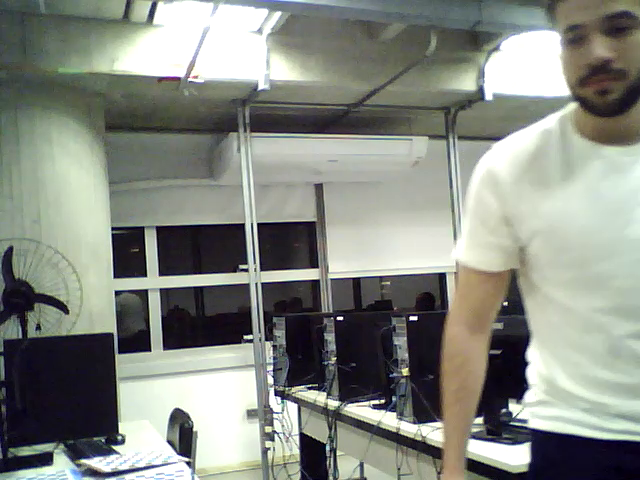
#> input picture frame 36 of Lab8_Grupo2/WIN_20260727_20_17_15_Pro.mp4, 640 x 480 px, given in place of the camera
$ python 01_capturar_pares_calibracao.py
#> lines starting #> are read from the running program, lines starting #| are printed output that depends on the picture; after the words box and inside, x2 and y2 are one past the last pixel; in counts of white or black regions, pixels touching at a corner belong together
#!/usr/bin/env python3
from __future__ import annotations
import argparse, time
from pathlib import Path
import cv2


def abrir(indice:int, largura:int, altura:int):
    cap=cv2.VideoCapture(indice, cv2.CAP_V4L2)
    if not cap.isOpened(): cap=cv2.VideoCapture(indice)
    if not cap.isOpened(): raise RuntimeError(f'Nao foi possivel abrir a camera {indice}')
    cap.set(cv2.CAP_PROP_FRAME_WIDTH, largura); cap.set(cv2.CAP_PROP_FRAME_HEIGHT, altura)
    cap.set(cv2.CAP_PROP_BUFFERSIZE, 1)
    return cap

def main():
    p=argparse.ArgumentParser(description='Captura pares sincronizados para calibracao estereo.')
    p.add_argument('--cam-esq',type=int,default=0); p.add_argument('--cam-dir',type=int,default=2)
    p.add_argument('--largura',type=int,default=640); p.add_argument('--altura',type=int,default=480)
    p.add_argument('--colunas',type=int,default=9,help='Numero de cantos internos na horizontal')
    p.add_argument('--linhas',type=int,default=6,help='Numero de cantos internos na vertical')
    p.add_argument('--saida',default='capturas'); a=p.parse_args()
    base=Path(a.saida); le=base/'esquerda'; ld=base/'direita'; le.mkdir(parents=True,exist_ok=True); ld.mkdir(parents=True,exist_ok=True)
    ce,cd=abrir(a.cam_esq,a.largura,a.altura),abrir(a.cam_dir,a.largura,a.altura)
    n=len(list(le.glob('esq_*.png')))
    print('ESPACO: salva apenas quando o tabuleiro for detectado nas duas cameras | Q: sair')
    try:
        while True:
            for _ in range(2): ce.grab(); cd.grab()
            ok1,fe=ce.retrieve(); ok2,fd=cd.retrieve()
#> in main, fe is the input picture: shape (480, 640, 3); mean B, G, R 130.2, 138.1, 134.2
#> after `ok1, fe = ce.retrieve()`: ok1 = True
#> after `ok2, fd = cd.retrieve()`: ok2 = True
            if not(ok1 and ok2): continue
            ge=cv2.cvtColor(fe,cv2.COLOR_BGR2GRAY); gd=cv2.cvtColor(fd,cv2.COLOR_BGR2GRAY)
#> after `ge = cv2.cvtColor(fe, cv2.COLOR_BGR2GRAY)`:
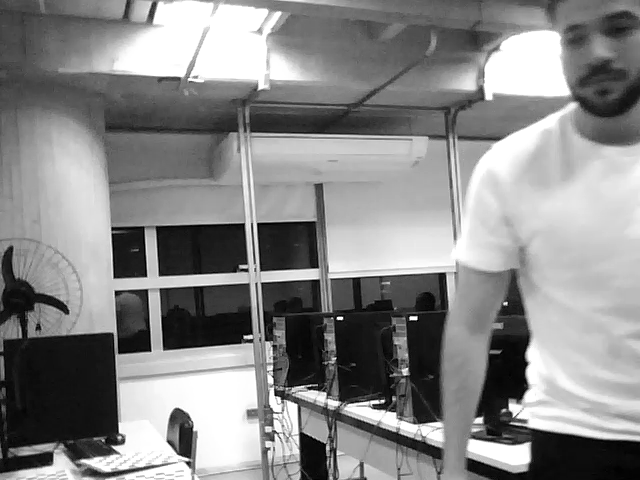
#> ge: shape (480, 640); min 0, max 255, mean 136
            flags=cv2.CALIB_CB_ADAPTIVE_THRESH+cv2.CALIB_CB_NORMALIZE_IMAGE+cv2.CALIB_CB_FAST_CHECK
            re,pe=cv2.findChessboardCorners(ge,(a.colunas,a.linhas),flags)
#> re = False; pe = None
            rd,pd=cv2.findChessboardCorners(gd,(a.colunas,a.linhas),flags)
#> rd = False; pd = None
            ve,vd=fe.copy(),fd.copy()
            if re: cv2.drawChessboardCorners(ve,(a.colunas,a.linhas),pe,re)
            if rd: cv2.drawChessboardCorners(vd,(a.colunas,a.linhas),pd,rd)
            status='OK NAS DUAS' if re and rd else 'reposicione o tabuleiro'
#> status = 'reposicione o tabuleiro'
            cv2.putText(ve,f'{status} | pares: {n}',(10,28),cv2.FONT_HERSHEY_SIMPLEX,.7,(0,255,0) if re and rd else (0,0,255),2)
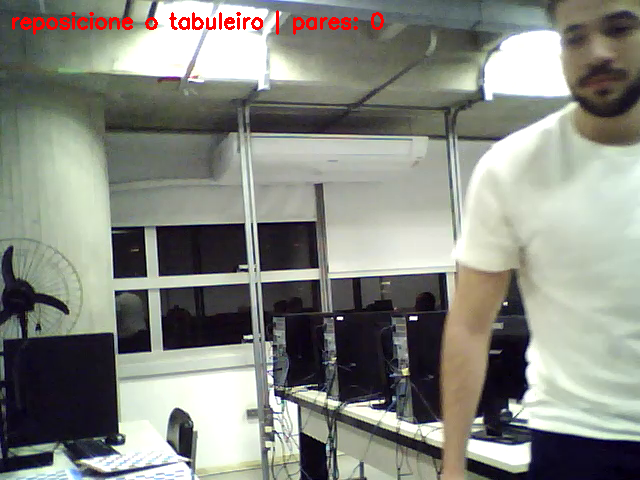
#> ve: shape (480, 640, 3); 0.78% of pixels changed, all inside (x1, y1, x2, y2) = (12, 10, 384, 35)
            cv2.putText(vd,f'{status} | pares: {n}',(10,28),cv2.FONT_HERSHEY_SIMPLEX,.7,(0,255,0) if re and rd else (0,0,255),2)
            cv2.imshow('Camera esquerda',ve); cv2.imshow('Camera direita',vd)
            k=cv2.waitKey(1)&0xFF
#> (key q is pressed here)
            if k in (ord('q'),27): break
            if k==32:
                if re and rd:
                    n+=1; ts=time.strftime('%Y%m%d_%H%M%S')
                    cv2.imwrite(str(le/f'esq_{n:03d}_{ts}.png'),fe); cv2.imwrite(str(ld/f'dir_{n:03d}_{ts}.png'),fd)
                    print(f'Par {n:03d} salvo.')
                else: print('Nao salvo: tabuleiro nao detectado simultaneamente.')
    finally:
        ce.release(); cd.release(); cv2.destroyAllWindows()
if __name__=='__main__': main()

$ run again, starting later in the video
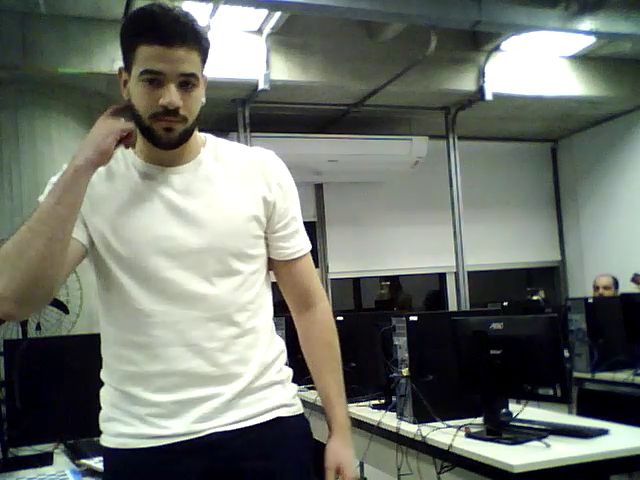
#> input picture frame 163 of Lab8_Grupo2/WIN_20260727_20_17_15_Pro.mp4, 640 x 480 px, given in place of the camera
#> in main, fe is the input picture: shape (480, 640, 3); mean B, G, R 107.1, 115.2, 110.4
#> ok1 = True
#> in main, `ge = cv2.cvtColor(fe, cv2.COLOR_BGR2GRAY)`:
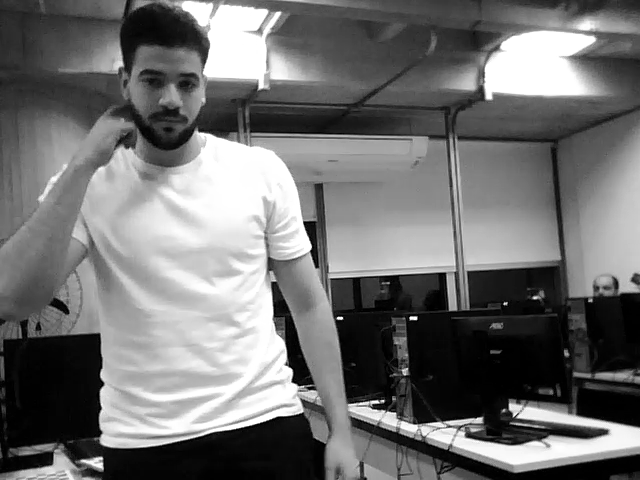
#> ge: shape (480, 640); min 0, max 255, mean 112.8
#> re = False; pe = None
#> rd = False; pd = None
#> status = 'reposicione o tabuleiro'
#> in main, `cv2.putText(ve,f'{status} | pares: {n}',(10,28),cv2.FONT_HERSHEY_SIMPL..`:
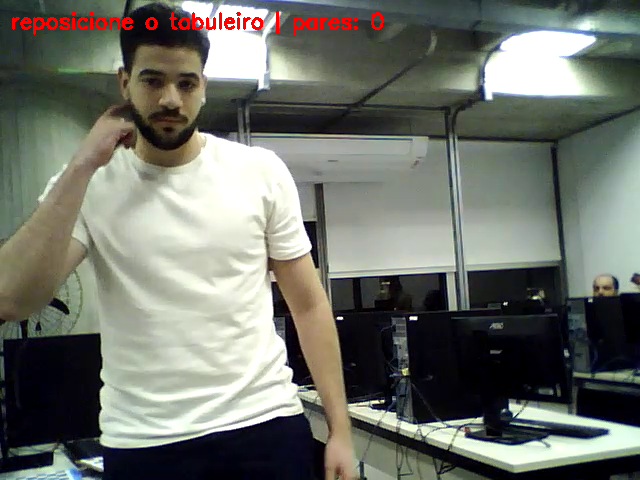
#> ve: shape (480, 640, 3); 0.78% of pixels changed, all inside (x1, y1, x2, y2) = (12, 10, 384, 35)

$ run again, starting later in the video
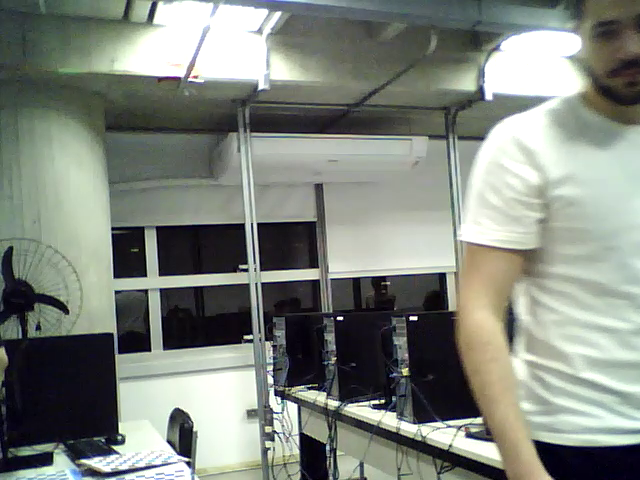
#> input picture frame 291 of Lab8_Grupo2/WIN_20260727_20_17_15_Pro.mp4, 640 x 480 px, given in place of the camera
#> in main, fe is the input picture: shape (480, 640, 3); mean B, G, R 125.8, 134.1, 128.3
#> ok1 = True
#> in main, `ge = cv2.cvtColor(fe, cv2.COLOR_BGR2GRAY)`:
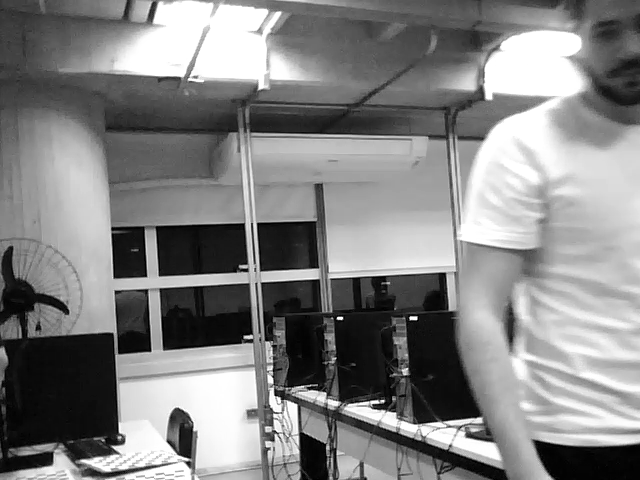
#> ge: shape (480, 640); min 0, max 255, mean 131.4
#> re = False; pe = None
#> rd = False; pd = None
#> status = 'reposicione o tabuleiro'
#> in main, `cv2.putText(ve,f'{status} | pares: {n}',(10,28),cv2.FONT_HERSHEY_SIMPL..`:
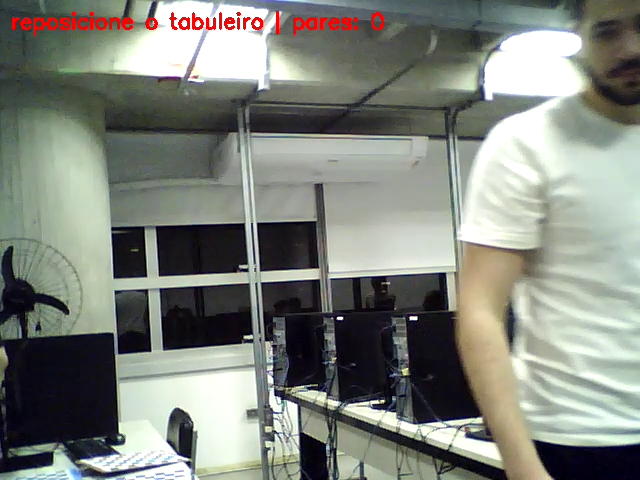
#> ve: shape (480, 640, 3); 0.78% of pixels changed, all inside (x1, y1, x2, y2) = (12, 10, 384, 35)
